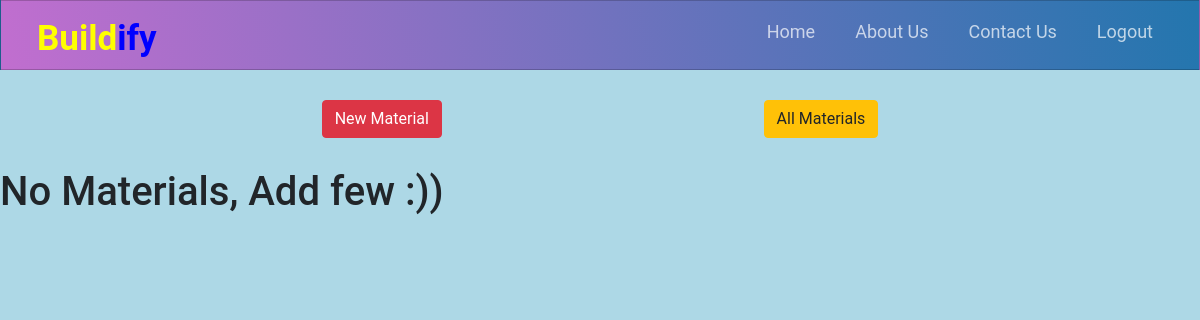
Page /get_material (signed in) on the earlier database version.
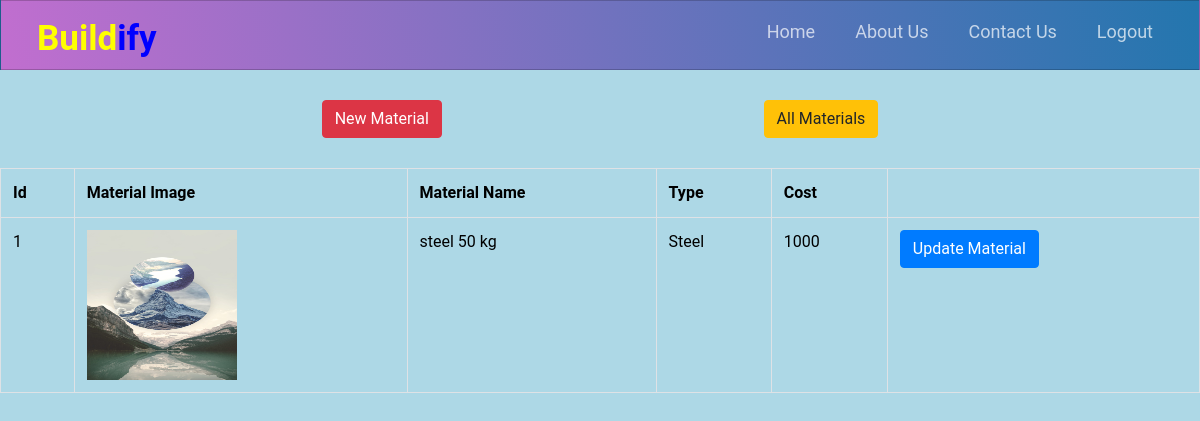
Same page on the later database version.
### accounts/models.py (models this page shows, shortened)
class Material(models.Model):
    name = models.CharField(max_length=100)
    type_choices = [
        ('Cement','Cement'),
        ('Steel','Steel'),
        ('Sanitary_ware','Sanitary_ware'),
        ('Sand','Sand'),
        ('Aggregate','Aggregate'),
        ('Tiles','Tiles'),
        ('CP_Fitting','CP_Fitting'),
        ('Paints','Paints'),
        ('Other','Other'),
    ]
    material_type = models.CharField(max_length=20,choices=type_choices,default='Other')
    cost = models.IntegerField()
    material_img = models.ImageField(upload_to='material',default='default.png')

### accounts/views.py (the view)
# urls.py: path('get_material',v.get_material,name='get_material'),
@user_passes_test(isAdmin, login_url='/')
def get_material(request):
    materials = Material.objects.all()
    return render(request, 'get_material.html', {'materials':materials})

### accounts/models.py (called while the page is built)
def isAdmin(user):
    if Admin.objects.filter(user=user).first():
        return True
    else:
        return False

### accounts/templates/get_material.html (shortened to what this page needs)
{% extends 'header.html'%}
{% block content%}
<div style="display: flex; justify-content: space-evenly; margin: 30px 0;">
  <a href="{% url 'new_material'  %}" class="btn btn-danger">New Material</a>
  <a href="{% url 'get_material'  %}" class="btn btn-warning">All Materials</a>
</div>
{% if materials%}
<table class="table table-bordered">
    <tr>
      <th>Id</th>
      <th>Material Image</th>
      <th>Material Name</th>
      <th>Type</th>
      <th>Cost</th>
    </tr>
    {% for material in materials %}
    <tr>
      <td>{{ material.id }}</td>
      <td>
        <a href="{{media_url}}{{ material.material_img.url}}">
        <img src="{{media_url}}{{ material.material_img.url }}" class="square" width="150px" height="150px">
        </a>
      </td>
      <td>{{ material.name }}</td>
      <td>{{ material.material_type }}</td>
      <td>{{ material.cost }}</td>
      <td>
        <form action="{% url 'update_material' material.id %}">
          <button name="status" class="btn btn-primary">Update Material</button>
        </form>
      </td>
    </tr>
    {% endfor %}
  </table>
{% else %}
<h1>No Materials, Add few :))</h1>
{% endif %}
{% endblock content %}

Differences in the rows shown:
added Material: id "1", material_img (picture), name "steel 50 kg", material_type "Steel", cost "1000"
Other differences:
text no longer shown: "No Materials, Add few :))"
text now shown: "Id Material Image Material Name Type Cost"
